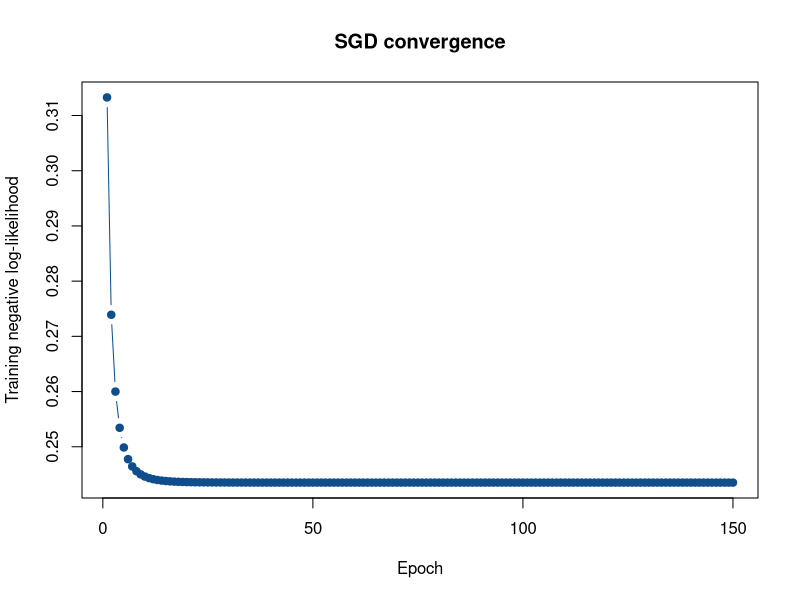
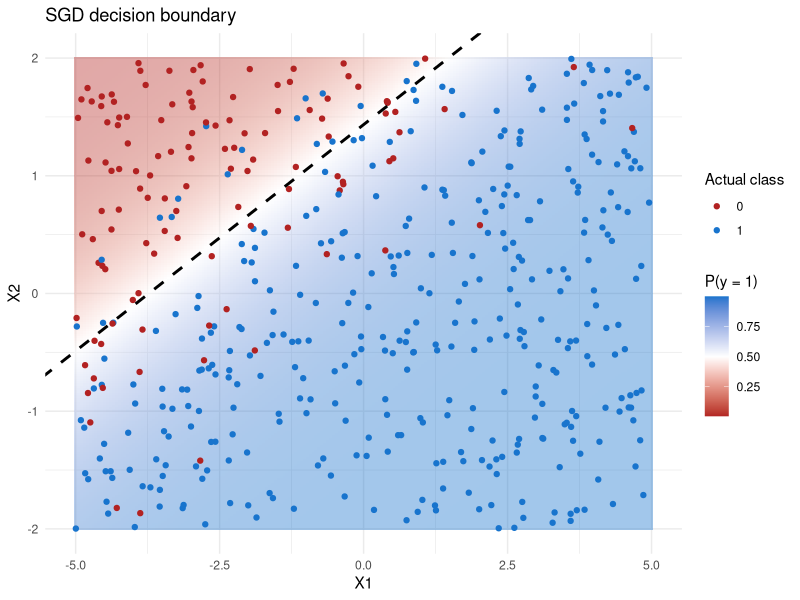

Write the R code that produced these figures, in order.
## ---- chunk 1
set.seed(89)
n <- 500

features <- data.frame(
  X1 = runif(n, -5, 5),
  X2 = runif(n, -2, 2)
)

linear_component <- 3 + 1 * features$X1 - 2 * features$X2 + rnorm(n, 0, 0.15)
p_true <- 1 / (1 + exp(-linear_component))
y <- rbinom(n, 1, p_true)

data_all <- data.frame(y = y, features)

X <- as.matrix(cbind(Intercept = 1, data_all[, c("X1", "X2")]))

coef_true <- c(3, 1, -2)
## ---- chunk 2
sigmoid <- function(z) {
  1 / (1 + exp(-z))
}

predict_prob <- function(X, coefficients) {
  sigmoid(drop(X %*% coefficients))
}

neg_log_lik <- function(y_true, yhat_prob, eps = 1e-12) {
  yhat_prob <- pmin(pmax(yhat_prob, eps), 1 - eps)
  -mean(y_true * log(yhat_prob) + (1 - y_true) * log(1 - yhat_prob))
}
## ---- chunk 3
coef_guess <- c(0, 0.5, 1)
cat("NLL with naive guess:       ", round(neg_log_lik(y, predict_prob(X, coef_guess)), 4), "\n")
cat("NLL with true coefficients: ", round(neg_log_lik(y, predict_prob(X, coef_true)), 4), "\n")
## ---- chunk 4
train_logit_sgd <- function(X, y, l_rate = 0.01, max_epochs = 200) {
  coefficients <- rep(0, ncol(X))
  history <- vector("list", max_epochs)

  for (epoch in seq_len(max_epochs)) {
    for (i in seq_len(nrow(X))) {
      row_vec <- X[i, ]
      yhat_i <- predict_prob(matrix(row_vec, nrow = 1), coefficients)
      gradient <- (yhat_i - y[i]) * row_vec
      coefficients <- coefficients - l_rate * gradient
    }

    train_prob <- predict_prob(X, coefficients)
    epoch_nll <- neg_log_lik(y, train_prob)
    history[[epoch]] <- data.frame(epoch = epoch, nll = epoch_nll)

    message(
      paste0(
        "Epoch ", epoch, "/", max_epochs,
        " | NLL = ", round(epoch_nll, 5)
      )
    )
  }

  list(coefficients = coefficients, history = do.call(rbind, history))
}
## ---- chunk 5
sgd_fit <- train_logit_sgd(X, y, l_rate = 0.02, max_epochs = 150)
round(sgd_fit$coefficients, 3)
## ---- chunk 6
glm_fit <- glm(y ~ X1 + X2, data = data_all, family = binomial())

rbind(
  true = coef_true,
  sgd = round(sgd_fit$coefficients, 3),
  glm = round(coef(glm_fit), 3)
)
## ---- chunk 7
plot(
  sgd_fit$history$epoch,
  sgd_fit$history$nll,
  type = "b",
  pch = 19,
  col = "dodgerblue4",
  xlab = "Epoch",
  ylab = "Training negative log-likelihood",
  main = "SGD convergence"
)
## ---- chunk 8
# Build a grid of points across the feature space
grid <- expand.grid(
  X1 = seq(-5, 5, length.out = 200),
  X2 = seq(-2, 2, length.out = 200)
)
grid_mat <- as.matrix(cbind(Intercept = 1, grid))
grid$prob <- predict_prob(grid_mat, sgd_fit$coefficients)

library(ggplot2)

ggplot() +
  geom_tile(data = grid, aes(x = X1, y = X2, fill = prob), alpha = 0.4) +
  scale_fill_gradient2(low = "firebrick", mid = "white", high = "dodgerblue3",
                       midpoint = 0.5, name = "P(y = 1)") +
  geom_point(data = data_all, aes(x = X1, y = X2, colour = factor(y)),
             size = 1.5) +
  scale_colour_manual(values = c("0" = "firebrick", "1" = "dodgerblue3"),
                      name = "Actual class") +
  geom_abline(
    intercept = -sgd_fit$coefficients[1] / sgd_fit$coefficients[3],
    slope = -sgd_fit$coefficients[2] / sgd_fit$coefficients[3],
    linewidth = 1, linetype = "dashed"
  ) +
  labs(title = "SGD decision boundary") +
  theme_minimal()
